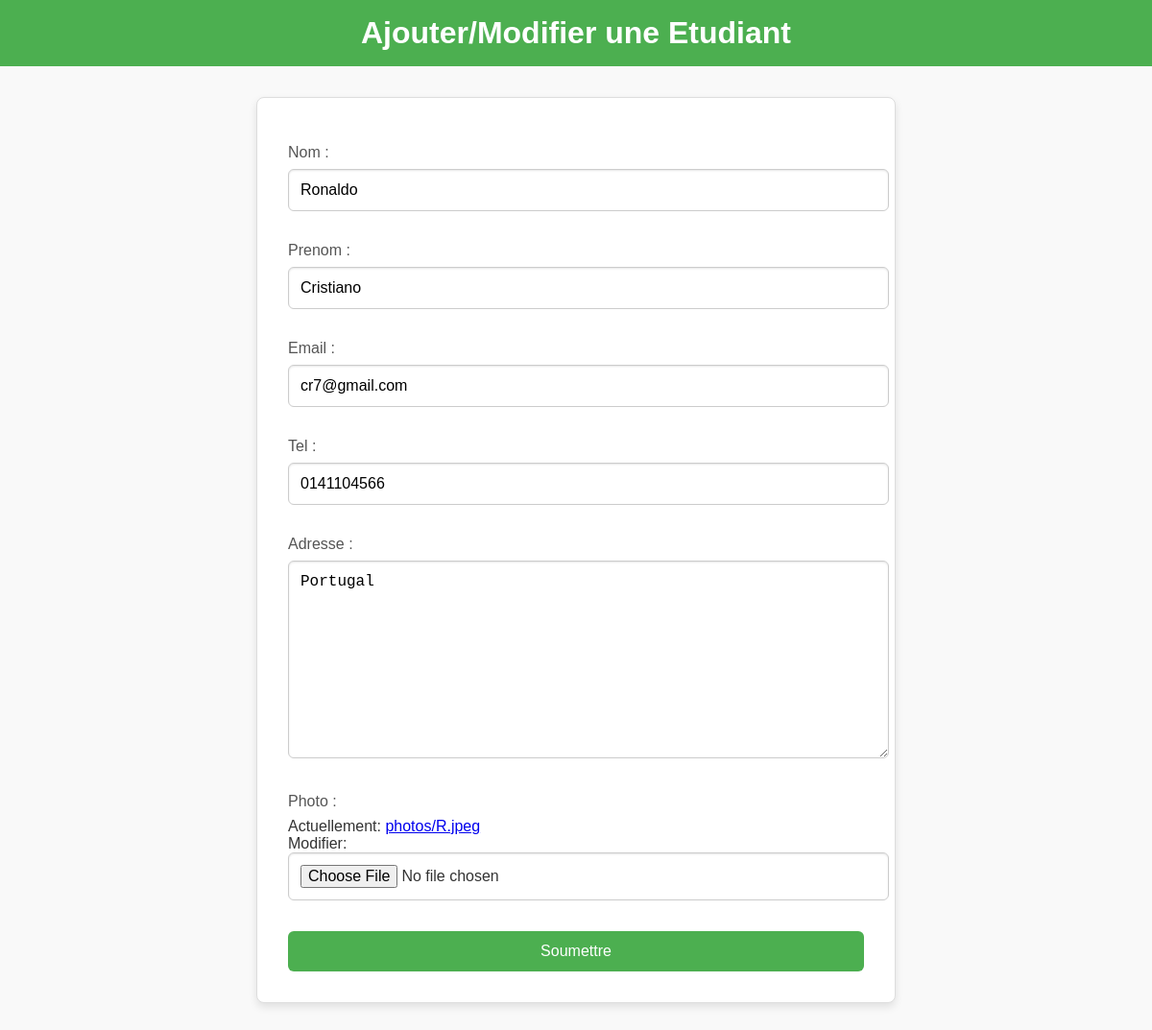
The app's page /etudiant/ (signed in) with its own data.
### MON_CV/models.py (models this page shows, shortened)
class Etudiant(models.Model):
    user = models.OneToOneField(User, on_delete=models.CASCADE)  # Relation avec l'utilisateur Django
    nom = models.CharField(max_length=100)
    prenom = models.CharField(max_length=100)
    email = models.EmailField(unique=True)  # Unicité pour éviter les doublons
    tel = models.CharField(max_length=15)
    adresse = models.TextField()
    photo = models.ImageField(upload_to='photos/', default='photos/default.jpg')

### MON_CV/views.py (the view)
# urls.py: path('etudiant/', views.etudiant_form, name='etudiant_form'),
@login_required
def etudiant_form(request):
    try:
        etudiant = Etudiant.objects.get(user=request.user)
    except Etudiant.DoesNotExist:
        etudiant = None
    if request.method == "POST":
        form = EtudiantForm(request.POST, request.FILES, instance=etudiant)
        if form.is_valid():
            etudiant = form.save(commit=False)
            etudiant.user = request.user
            etudiant.save()
            return redirect('ajouter_cv')  # Redirige vers la page principale d'ajout de CV
    else:
        form = EtudiantForm(instance=etudiant)
    return render(request, 'ajouter_etudiant.html', {'form': form})

### MON_CV/forms.py
class EtudiantForm(forms.ModelForm):
    class Meta:
        model = Etudiant
        fields = ['nom', 'prenom', 'email', 'tel', 'adresse', 'photo']

### templates/ajouter_etudiant.html (shortened to what this page needs)
<!DOCTYPE html>
<html lang="fr">
{% load static %}
<head>
    <link rel="stylesheet" href="{% static 'css/formulaire.css' %}">
</head>
<body>
    <header>
        <h1>Ajouter/Modifier une Etudiant</h1>
    </header>
    <main>
        <form method="POST" enctype="multipart/form-data">
    {{ form.as_p }}
    <button type="submit">Soumettre</button>
</form>
    </main>
</body>
</html>

### static/css/formulaire.css (style rules this page uses)
body { font-family: Arial, sans-serif; margin: 0; padding: 0; background-color: #f9f9f9; color: #333; }
header { background-color: #4CAF50; color: white; text-align: center; padding: 1rem 0; }
header h1 { margin: 0; font-size: 2rem; }
form { max-width: 600px; margin: 2rem auto; padding: 2rem; background-color: white; border: 1px solid #ddd; border-radius: 8px; box-shadow: 0 4px 8px rgba(0, 0, 0, 0.1); }
form label { display: block; font-size: 1rem; margin-bottom: 0.5rem; color: #555; }
form input, form textarea, form select { width: 100%; padding: 0.75rem; margin-bottom: 1rem; border: 1px solid #ccc; border-radius: 6px; font-size: 1rem; box-shadow: inset 0 1px 2px rgba(0, 0, 0, 0.1); transition: border-color 0.3s; }
form button { width: 100%; padding: 0.75rem; background-color: #4CAF50; color: white; border: none; border-radius: 6px; font-size: 1rem; cursor: pointer; transition: background-color 0.3s, transform 0.2s; }

### records on screen
Etudiant: nom "Ronaldo", prenom "Cristiano", email "cr7@gmail.com", tel "0141104566", adresse "Portugal"
